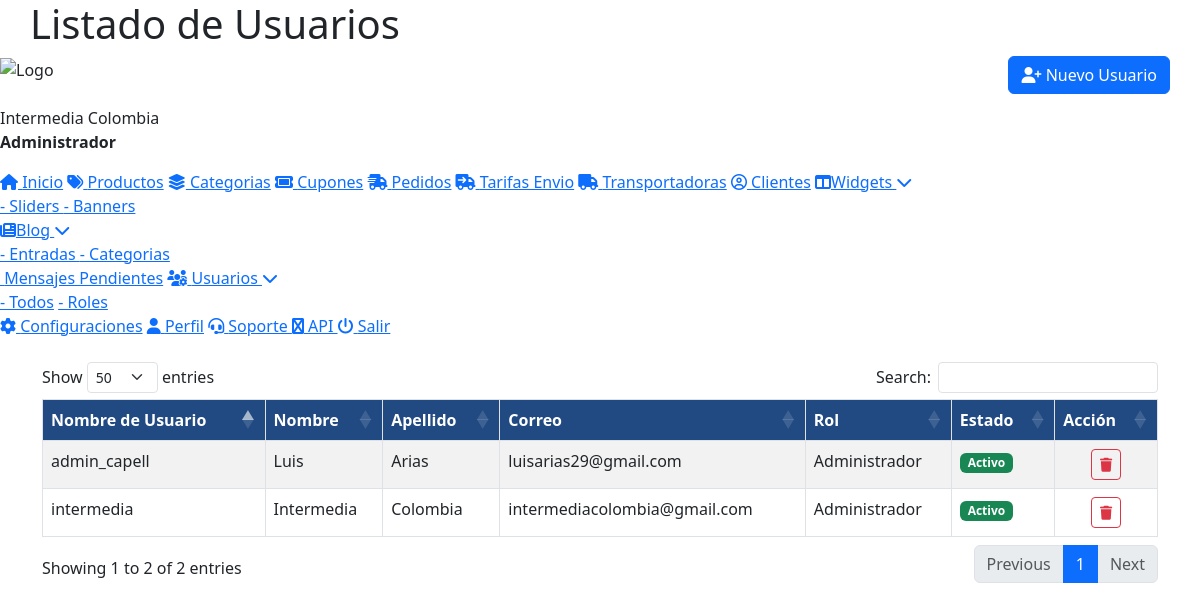
/admin/users/index.php (signed in), run on the app's committed database.
### tables this page shows
CREATE TABLE `roles` (
  `id` int NOT NULL,
  `name` varchar(50) NOT NULL,
  `description` text,
  `created_at` timestamp NULL DEFAULT CURRENT_TIMESTAMP,
  `updated_at` timestamp NULL DEFAULT CURRENT_TIMESTAMP ON UPDATE CURRENT_TIMESTAMP,
  `borrado` tinyint NOT NULL DEFAULT '0'
);

CREATE TABLE `usuarios` (
  `id` int NOT NULL,
  `nombre` varchar(50) NOT NULL,
  `apellido` varchar(50) NOT NULL,
  `correo` varchar(100) NOT NULL,
  `username` varchar(50) NOT NULL,
  `rol_id` int DEFAULT NULL,
  `password` varchar(255) NOT NULL,
  `rol` enum('admin','user') NOT NULL,
  `estado` tinyint(1) NOT NULL DEFAULT '0',
  `created_at` timestamp NULL DEFAULT CURRENT_TIMESTAMP,
  `updated_at` timestamp NULL DEFAULT CURRENT_TIMESTAMP ON UPDATE CURRENT_TIMESTAMP,
  `borrado` tinyint(1) NOT NULL DEFAULT '0',
  `intentos` tinyint(1) NOT NULL DEFAULT '0'
);

### admin/login/session.php (called while the page is built, shortened)
<?php
require_once __DIR__ . '/../../inc/config.php';
try {
    $pdo = new PDO("mysql:host=$host;dbname=$dbname;charset=utf8", $dbuser, $dbpass);
    $pdo->setAttribute(PDO::ATTR_ERRMODE, PDO::ERRMODE_EXCEPTION);
} catch (PDOException $e) {
    die("Error de conexión: " . $e->getMessage());
}
$nombre    = $_SESSION["user"]["nombre"];
$apellido  = $_SESSION["user"]["apellido"];
$rol_id    = $_SESSION["user"]["rol_id"];
try {
    $stmtRol = $pdo->prepare("SELECT name FROM roles WHERE id = :rol_id LIMIT 1");
    $stmtRol->execute([':rol_id' => $rol_id]);
    $rolData = $stmtRol->fetch(PDO::FETCH_ASSOC);
    $rolUser = $rolData ? $rolData['name'] : 'Sin Rol';
} catch (PDOException $e) {
    $rolUser = 'Sin Rol';
}
?>

### admin/users/index.php (the view, shortened to what this page needs)
<?php
include('../login/session.php');
require_once __DIR__ . '/../../inc/config.php';
try {
    $pdo = new PDO("mysql:host=$host;dbname=$dbname;charset=utf8mb4", $dbuser, $dbpass, [
        PDO::ATTR_ERRMODE            => PDO::ERRMODE_EXCEPTION,
        PDO::ATTR_DEFAULT_FETCH_MODE => PDO::FETCH_ASSOC
    ]);
} catch (Throwable $e) {
    die("DB error: " . $e->getMessage());
}
try {
    $sql = "SELECT u.*, r.name AS rol
            FROM usuarios u
            LEFT JOIN roles r ON u.rol_id = r.id
            WHERE u.borrado = 0";
    $stmtUsers = $pdo->query($sql);
    $usuarios  = $stmtUsers->fetchAll();
} catch (PDOException $e) {
    $usuarios = [];
}
?>
<!DOCTYPE html>
<html lang="es">
<head>
  <?php include('../inc/header.php'); ?>
</head>
<body>
<div class="container" style="padding: 0px; background:rgba(0,0,0,0.00)">
  <div class="portada">
    <h1>Listado de Usuarios</h1>
    <button type="button" class="btn btn-primary float-end" data-bs-toggle="modal" data-bs-target="#newUserModal">
      <i class="fas fa-user-plus"></i> Nuevo Usuario
    </button>
  </div>
</div>
<?php include('../inc/menu.php'); ?>
<div class="container mt-4">
  <table id="formularios" class="table table-striped table-bordered">
    <thead>
      <tr>
        <th>Nombre de Usuario</th>
        <th>Nombre</th>
        <th>Apellido</th>
        <th>Correo</th>
        <th>Rol</th>
        <th>Estado</th>
        <th>Acción</th>
      </tr>
    </thead>
    <tbody>
      <?php if (!empty($usuarios)): ?>
        <?php foreach ($usuarios as $row): ?>
          <tr class="user-row"
              data-id="<?= (int)$row['id'] ?>"
              data-username="<?= htmlspecialchars($row['username']) ?>"
              data-nombre="<?= htmlspecialchars($row['nombre']) ?>"
              data-apellido="<?= htmlspecialchars($row['apellido']) ?>"
              data-correo="<?= htmlspecialchars($row['correo']) ?>"
              data-rol="<?= htmlspecialchars($row['rol_id']) ?>"
              data-estado="<?= htmlspecialchars($row['estado']) ?>">
            <td><?= htmlspecialchars($row['username']) ?></td>
            <td><?= htmlspecialchars($row['nombre']) ?></td>
            <td><?= htmlspecialchars($row['apellido']) ?></td>
            <td><?= htmlspecialchars($row['correo']) ?></td>
            <td><?= htmlspecialchars($row['rol'] ?? 'Sin Rol') ?></td>
            <td>
              <?php if ((int)$row['estado'] === 0): ?>
                <span class="badge bg-success">Activo</span>
              <?php else: ?>
                <span class="badge bg-danger">Inactivo</span>
              <?php endif; ?>
            </td>
            <td class="no-click text-center">
              <button type="button" class="btn btn-sm btn-outline-danger delete-btn" data-id="<?= (int)$row['id'] ?>">
                <i class="fas fa-trash"></i>
              </button>
            </td>
          </tr>
        <?php endforeach; ?>
      <?php else: ?>
        <tr><td colspan="7" class="text-center">No hay usuarios.</td></tr>
      <?php endif; ?>
    </tbody>
  </table>
</div>
</body>
</html>

### admin/inc/menu.php (shortened to what this page needs)
<div class="menu">
        <div class="logo-container">
            <img src="<?php echo URLBASE; ?><?php echo SITE_LOGO; ?>?<?php echo time()?>" alt="Logo">
			 <br><br>
   <?php echo htmlspecialchars($nombre . " " . $apellido); ?>
    <p><strong><?php echo htmlspecialchars($rolUser); ?></strong></p>
        </div>
	<a href="<?php echo URLBASE;?>/admin/" onclick="closeSubmenus()"><i class="fa fa-home"></i> Inicio</a>
	<a href="<?php echo URLBASE;?>/admin/products/" onclick="closeSubmenus()"><i class="fa-solid fa-tags"></i> Productos</a>
	<a href="<?php echo URLBASE;?>/admin/categories/" onclick="closeSubmenus()"><i class="fa-solid fa-layer-group"></i> Categorias</a>
	<a href="<?php echo URLBASE;?>/admin/coupons/" onclick="closeSubmenus()"><i class="fa-solid fa-ticket"></i> Cupones</a>
	<a href="<?php echo URLBASE;?>/admin/orders/" onclick="closeSubmenus()"><i class="fa-solid fa-truck-fast"></i> Pedidos</a>
	<a href="<?php echo URLBASE;?>/admin/shipping_rates/" onclick="closeSubmenus()"><i class="fa-solid fa-truck-arrow-right"></i> Tarifas Envio</a>
	<a href="<?php echo URLBASE;?>/admin/transporters/" onclick="closeSubmenus()"><i class="fa-solid fa-truck"></i> Transportadoras</a>
	<a href="<?php echo URLBASE;?>/admin/clients/" onclick="closeSubmenus()"><i class="fa-regular fa-circle-user"></i> Clientes</a>
	<a href="#" class="has-submenu" onclick="toggleSubmenu(event)">
        <i class="fa-solid fa-table-columns"></i>Widgets <i class="fa fa-chevron-down"></i>
    </a>
    <div class="submenu">
            <a href="<?php echo URLBASE;?>/admin/sliders/" onclick="closeSubmenus()">- Sliders
            </a>
			<a href="<?php echo URLBASE;?>/admin/banners/" onclick="closeSubmenus()">- Banners
            </a>
    </div>
	<a href="#" class="has-submenu" onclick="toggleSubmenu(event)">
        <i class="fa-solid fa-newspaper"></i>Blog <i class="fa fa-chevron-down"></i>
    </a>
    <div class="submenu">
            <a href="<?php echo URLBASE;?>/admin/blog/" onclick="closeSubmenus()">- Entradas
            </a>
		<a href="<?php echo URLBASE;?>/admin/blog/categories.php" onclick="closeSubmenus()">- Categorias
            </a>
    </div>
	<?php if (isset($_SESSION["user_permissions"]) && in_array('Ver Mensajes Pendientes', $_SESSION["user_permissions"])): ?>
	 <a href="<?php echo URLBASE;?>/admin/ws_outbox/" onclick="closeSubmenus()"><i class="fa fa-clock-o"></i> Mensajes Pendientes</a>
	<?php endif; ?>
	 <?php if (isset($_SESSION["user_permissions"]) && in_array('Ver y Editar Usuarios', $_SESSION["user_permissions"])): ?>
	<a href="#" class="has-submenu" onclick="toggleSubmenu(event)"><i class="fa-solid fa-users-gear"></i> Usuarios <i class="fa fa-chevron-down"></i></a>
        <div class="submenu">
	 <a href="<?php echo URLBASE;?>/admin/users/" onclick="closeSubmenus()">- Todos</a>
	<?php if (isset($_SESSION["user_permissions"]) && in_array('Gestionar Roles', $_SESSION["user_permissions"])): ?>
	<a href="<?php echo URLBASE;?>/admin/users/roles.php" onclick="closeSubmenus()">- Roles</a>
	<?php endif; ?>
	</div>
	 <?php endif; ?>
	<a href="<?php echo URLBASE;?>/admin/config/" onclick="closeSubmenus()"><i class="fa fa-cog"></i> Configuraciones</a>
	<a href="<?php echo URLBASE;?>/admin/profile/" onclick="closeSubmenus()"><i class="fa fa-user"></i> Perfil</a>
    <a href="<?php echo URLBASE;?>/admin/support/" onclick="closeSubmenus()"><i class="fas fa-headset"></i> Soporte </a>
    <a href="https://app.360messenger.com/index.php?rp=/login" target="_blank" onclick="closeSubmenus()"><i class="fa fa-whatsapp"></i> API </a>
  <a href="<?php echo URLBASE;?>/admin/login/logout.php" onclick="closeSubmenus()">
    <i class="fa fa-power-off"></i> Salir
  </a>
</div>

### admin/users/index.php (style rules this page uses)
#formularios tbody tr, #formularios tbody tr td { cursor: pointer !important; transition: background-color 0.1s ease; }
#formularios thead th { background-color: #214A82; color: white; }
.no-click { cursor: default !important; }

### data on the page
roles: name "Administrador"
usuarios: username "intermedia", nombre "Intermedia", apellido "Colombia", correo "intermediacolombia@gmail.com", rol.name "Administrador", estado "Activo"
usuarios: username "admin_capell", nombre "Luis", apellido "Arias", correo "luisarias29@gmail.com", rol.name "Administrador", estado "Activo"

### other printed values
$nombre . " " . $apellido "Intermedia Colombia"
